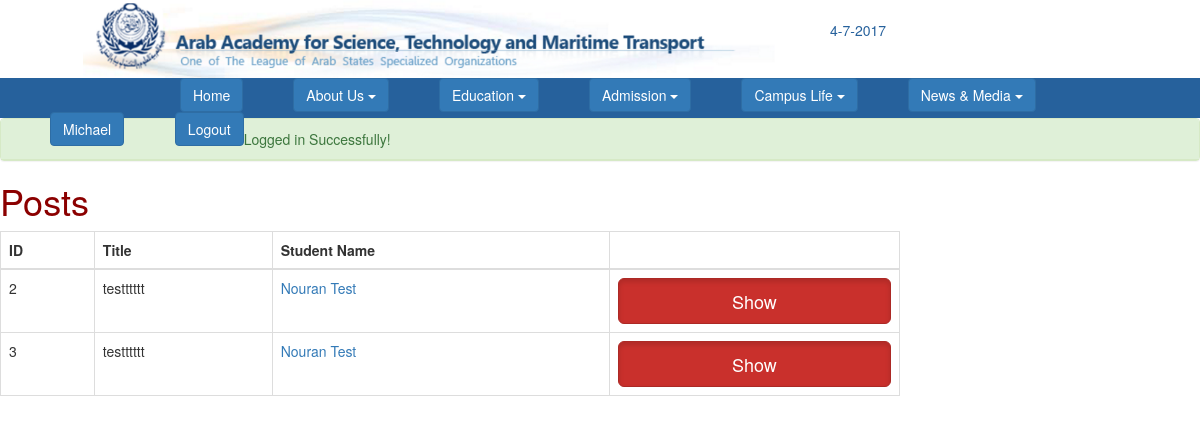
Screenshot of /admin/show_pending_posts.php (signed in) with the database file from the repository.
### tables this page shows
CREATE TABLE `post` (
  `id` int(100) NOT NULL,
  `stID` int(11) DEFAULT NULL,
  `BlgID` varchar(10) NOT NULL,
  `title` varchar(100) DEFAULT NULL,
  `PDate` datetime NOT NULL,
  `PContent` text NOT NULL,
  `status` varchar(10) DEFAULT NULL
);

CREATE TABLE `student` (
  `id` int(11) NOT NULL,
  `SFName` varchar(10) NOT NULL,
  `SMName` varchar(10) NOT NULL,
  `SLName` varchar(10) NOT NULL,
  `SGPA` float NOT NULL,
  `STerm` int(11) NOT NULL,
  `SAchvdHrs` int(11) NOT NULL,
  `SDepID` int(10) NOT NULL,
  `email` varchar(50) DEFAULT NULL,
  `password` varchar(20) DEFAULT NULL,
  `photo` blob
);

### admin/show_pending_posts.php (the view, shortened to what this page needs)
<?php
	require_once("C:\\xampp\\htdocs\\webproject\\". '/Header.php');
?>
<div id="show_pending_posts" style="width:75%">
<?php
	if ($_SERVER['REQUEST_METHOD'] === 'GET') {
		$page = $_GET['page'];
		$records_per_page = 10;
		$start = $page * $records_per_page;
		$query = "SELECT id, title, stID from post where status='pending' limit $start, $records_per_page";
		$posts = mysql_query($query) or die ("Couldn’t execute query. " . mysql_error());
		echo "<h1 align= \"left\" style=\" color:#8B0000\"> Posts </h1>";
		echo "<table id='table12345555' class=\"table table-bordered table-inverse\">";
		echo "<thead>";
		echo "<tr>\n";
		echo "<th>ID</th>";
		echo "<th>Title</th>";
		echo "<th>Student Name</th>";
		echo "<th></th>";
		echo "</tr>\n";
		echo "</thead>";
		echo "<tbody>";
		while ($post = mysql_fetch_array($posts)) {
			echo "<tr>\n";
			echo "<td>".$post['id']."</td>";
			echo "<td>".$post['title']."</td>";
			$query = "SELECT SFName, SLName from student where id=".$post['stID'];
			$user = mysql_query($query) or die ("Couldn’t execute query. " . mysql_error());
			echo "<td>";
			if ($user = mysql_fetch_array($user)) {
				$student_name = $user['SFName']." ".$user['SLName'];
				 echo "<a href= ".SHOW_USER_URL."?table=student&id=".$post['stID'].">".$student_name."</a>";
			}
			echo "</td>";
			echo "<td> <a href= ".SHOW_POST_URL."?id=".$post['id']." class=\"btn btn-danger btn-lg active btn-block\" role=\"button\" > Show </a> </td>";
			echo "</tr>\n";
		}
		echo "</tbody>";
		echo "</table>\n";
	}
?>
</div>
<?php
	require_once("C:\\xampp\\htdocs\\webproject\\". '/Footer.php');
?>

### rows the page displays
post: id "2", title "testttttt", stID.SLName "Nouran Test"
post: id "3", title "testttttt", stID.SLName "Nouran Test"

### other values shown
fullname() "Michael"
$_SESSION['notices'][$x] "Logged in Successfully!"
